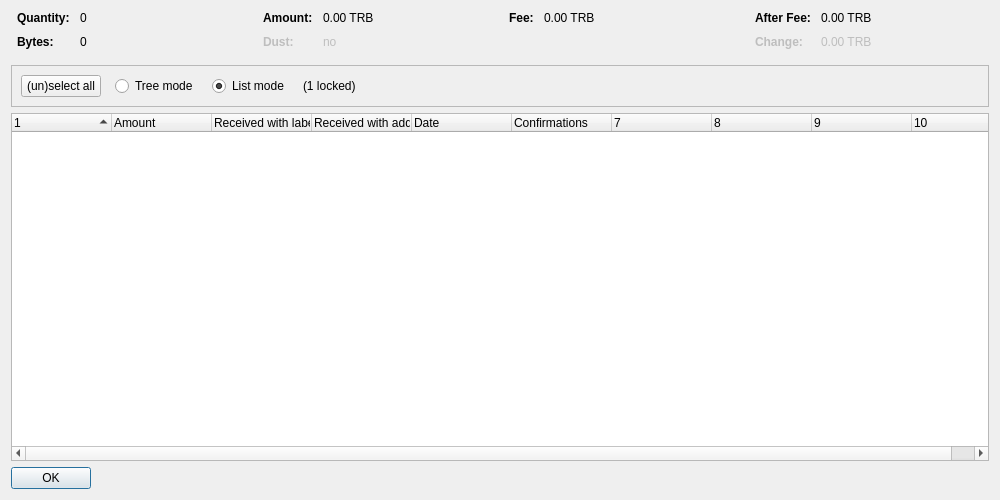
<?xml version="1.0" encoding="UTF-8"?>
<ui version="4.0">
 <class>CoinControlDialog</class>
 <widget class="QDialog" name="CoinControlDialog">
  <property name="geometry">
   <rect>
    <x>0</x>
    <y>0</y>
    <width>1000</width>
    <height>500</height>
   </rect>
  </property>
  <property name="windowTitle">
   <string>Coin Selection</string>
  </property>
  <layout class="QVBoxLayout" name="verticalLayout">
   <item>
    <layout class="QHBoxLayout" name="horizontalLayoutTop" stretch="0,0,0,0">
     <property name="topMargin">
      <number>0</number>
     </property>
     <property name="bottomMargin">
      <number>10</number>
     </property>
     <item>
      <layout class="QFormLayout" name="formLayoutCoinControl1">
       <property name="horizontalSpacing">
        <number>10</number>
       </property>
       <property name="verticalSpacing">
        <number>10</number>
       </property>
       <property name="leftMargin">
        <number>6</number>
       </property>
       <property name="rightMargin">
        <number>6</number>
       </property>
       <item row="0" column="0">
        <widget class="QLabel" name="labelCoinControlQuantityText">
         <property name="font">
          <font>
           <weight>75</weight>
           <bold>true</bold>
          </font>
         </property>
         <property name="text">
          <string>Quantity:</string>
         </property>
        </widget>
       </item>
       <item row="0" column="1">
        <widget class="QLabel" name="labelCoinControlQuantity">
         <property name="cursor">
          <cursorShape>IBeamCursor</cursorShape>
         </property>
         <property name="contextMenuPolicy">
          <enum>Qt::ActionsContextMenu</enum>
         </property>
         <property name="text">
          <string notr="true">0</string>
         </property>
         <property name="textInteractionFlags">
          <set>Qt::LinksAccessibleByMouse|Qt::TextSelectableByKeyboard|Qt::TextSelectableByMouse</set>
         </property>
        </widget>
       </item>
       <item row="1" column="0">
        <widget class="QLabel" name="labelCoinControlBytesText">
         <property name="font">
          <font>
           <weight>75</weight>
           <bold>true</bold>
          </font>
         </property>
         <property name="text">
          <string>Bytes:</string>
         </property>
        </widget>
       </item>
       <item row="1" column="1">
        <widget class="QLabel" name="labelCoinControlBytes">
         <property name="cursor">
          <cursorShape>IBeamCursor</cursorShape>
         </property>
         <property name="contextMenuPolicy">
          <enum>Qt::ActionsContextMenu</enum>
         </property>
         <property name="text">
          <string notr="true">0</string>
         </property>
         <property name="textInteractionFlags">
          <set>Qt::LinksAccessibleByMouse|Qt::TextSelectableByKeyboard|Qt::TextSelectableByMouse</set>
         </property>
        </widget>
       </item>
      </layout>
     </item>
     <item>
      <layout class="QFormLayout" name="formLayoutCoinControl2">
       <property name="horizontalSpacing">
        <number>10</number>
       </property>
       <property name="verticalSpacing">
        <number>10</number>
       </property>
       <property name="leftMargin">
        <number>6</number>
       </property>
       <property name="rightMargin">
        <number>6</number>
       </property>
       <item row="0" column="0">
        <widget class="QLabel" name="labelCoinControlAmountText">
         <property name="font">
          <font>
           <weight>75</weight>
           <bold>true</bold>
          </font>
         </property>
         <property name="text">
          <string>Amount:</string>
         </property>
        </widget>
       </item>
       <item row="0" column="1">
        <widget class="QLabel" name="labelCoinControlAmount">
         <property name="cursor">
          <cursorShape>IBeamCursor</cursorShape>
         </property>
         <property name="contextMenuPolicy">
          <enum>Qt::ActionsContextMenu</enum>
         </property>
         <property name="text">
          <string notr="true">0.00 TRB</string>
         </property>
         <property name="textInteractionFlags">
          <set>Qt::LinksAccessibleByMouse|Qt::TextSelectableByKeyboard|Qt::TextSelectableByMouse</set>
         </property>
        </widget>
       </item>
       <item row="1" column="0">
        <widget class="QLabel" name="labelCoinControlLowOutputText">
         <property name="enabled">
          <bool>false</bool>
         </property>
         <property name="font">
          <font>
           <weight>75</weight>
           <bold>true</bold>
          </font>
         </property>
         <property name="text">
          <string>Dust:</string>
         </property>
        </widget>
       </item>
       <item row="1" column="1">
        <widget class="QLabel" name="labelCoinControlLowOutput">
         <property name="enabled">
          <bool>false</bool>
         </property>
         <property name="cursor">
          <cursorShape>IBeamCursor</cursorShape>
         </property>
         <property name="contextMenuPolicy">
          <enum>Qt::ActionsContextMenu</enum>
         </property>
         <property name="text">
          <string notr="true">no</string>
         </property>
         <property name="textInteractionFlags">
          <set>Qt::LinksAccessibleByMouse|Qt::TextSelectableByKeyboard|Qt::TextSelectableByMouse</set>
         </property>
        </widget>
       </item>
      </layout>
     </item>
     <item>
      <layout class="QFormLayout" name="formLayoutCoinControl3">
       <property name="horizontalSpacing">
        <number>10</number>
       </property>
       <property name="verticalSpacing">
        <number>10</number>
       </property>
       <property name="leftMargin">
        <number>6</number>
       </property>
       <property name="rightMargin">
        <number>6</number>
       </property>
       <item row="0" column="0">
        <widget class="QLabel" name="labelCoinControlFeeText">
         <property name="font">
          <font>
           <weight>75</weight>
           <bold>true</bold>
          </font>
         </property>
         <property name="text">
          <string>Fee:</string>
         </property>
        </widget>
       </item>
       <item row="0" column="1">
        <widget class="QLabel" name="labelCoinControlFee">
         <property name="cursor">
          <cursorShape>IBeamCursor</cursorShape>
         </property>
         <property name="contextMenuPolicy">
          <enum>Qt::ActionsContextMenu</enum>
         </property>
         <property name="text">
          <string notr="true">0.00 TRB</string>
         </property>
         <property name="textInteractionFlags">
          <set>Qt::LinksAccessibleByMouse|Qt::TextSelectableByKeyboard|Qt::TextSelectableByMouse</set>
         </property>
        </widget>
       </item>
      </layout>
     </item>
     <item>
      <layout class="QFormLayout" name="formLayoutCoinControl4">
       <property name="horizontalSpacing">
        <number>10</number>
       </property>
       <property name="verticalSpacing">
        <number>10</number>
       </property>
       <property name="leftMargin">
        <number>6</number>
       </property>
       <property name="rightMargin">
        <number>6</number>
       </property>
       <item row="0" column="0">
        <widget class="QLabel" name="labelCoinControlAfterFeeText">
         <property name="font">
          <font>
           <weight>75</weight>
           <bold>true</bold>
          </font>
         </property>
         <property name="text">
          <string>After Fee:</string>
         </property>
        </widget>
       </item>
       <item row="0" column="1">
        <widget class="QLabel" name="labelCoinControlAfterFee">
         <property name="cursor">
          <cursorShape>IBeamCursor</cursorShape>
         </property>
         <property name="contextMenuPolicy">
          <enum>Qt::ActionsContextMenu</enum>
         </property>
         <property name="text">
          <string notr="true">0.00 TRB</string>
         </property>
         <property name="textInteractionFlags">
          <set>Qt::LinksAccessibleByMouse|Qt::TextSelectableByKeyboard|Qt::TextSelectableByMouse</set>
         </property>
        </widget>
       </item>
       <item row="1" column="0">
        <widget class="QLabel" name="labelCoinControlChangeText">
         <property name="enabled">
          <bool>false</bool>
         </property>
         <property name="font">
          <font>
           <weight>75</weight>
           <bold>true</bold>
          </font>
         </property>
         <property name="text">
          <string>Change:</string>
         </property>
        </widget>
       </item>
       <item row="1" column="1">
        <widget class="QLabel" name="labelCoinControlChange">
         <property name="enabled">
          <bool>false</bool>
         </property>
         <property name="cursor">
          <cursorShape>IBeamCursor</cursorShape>
         </property>
         <property name="contextMenuPolicy">
          <enum>Qt::ActionsContextMenu</enum>
         </property>
         <property name="text">
          <string notr="true">0.00 TRB</string>
         </property>
         <property name="textInteractionFlags">
          <set>Qt::LinksAccessibleByMouse|Qt::TextSelectableByKeyboard|Qt::TextSelectableByMouse</set>
         </property>
        </widget>
       </item>
      </layout>
     </item>
    </layout>
   </item>
   <item>
    <widget class="QFrame" name="frame">
     <property name="minimumSize">
      <size>
       <width>0</width>
       <height>40</height>
      </size>
     </property>
     <property name="frameShape">
      <enum>QFrame::StyledPanel</enum>
     </property>
     <property name="frameShadow">
      <enum>QFrame::Sunken</enum>
     </property>
     <layout class="QHBoxLayout" name="horizontalLayout">
      <item>
       <layout class="QHBoxLayout" name="horizontalLayoutPanel" stretch="0,0,0,0,0">
        <property name="spacing">
         <number>14</number>
        </property>
        <item>
         <widget class="QPushButton" name="pushButtonSelectAll">
          <property name="sizePolicy">
           <sizepolicy hsizetype="Maximum" vsizetype="Fixed">
            <horstretch>0</horstretch>
            <verstretch>0</verstretch>
           </sizepolicy>
          </property>
          <property name="text">
           <string>(un)select all</string>
          </property>
          <property name="autoDefault">
           <bool>false</bool>
          </property>
         </widget>
        </item>
        <item>
         <widget class="QRadioButton" name="radioTreeMode">
          <property name="sizePolicy">
           <sizepolicy hsizetype="Maximum" vsizetype="Fixed">
            <horstretch>0</horstretch>
            <verstretch>0</verstretch>
           </sizepolicy>
          </property>
          <property name="text">
           <string>Tree mode</string>
          </property>
         </widget>
        </item>
        <item>
         <widget class="QRadioButton" name="radioListMode">
          <property name="sizePolicy">
           <sizepolicy hsizetype="Maximum" vsizetype="Fixed">
            <horstretch>0</horstretch>
            <verstretch>0</verstretch>
           </sizepolicy>
          </property>
          <property name="text">
           <string>List mode</string>
          </property>
          <property name="checked">
           <bool>true</bool>
          </property>
         </widget>
        </item>
        <item>
         <widget class="QLabel" name="labelLocked">
          <property name="text">
           <string notr="true">(1 locked)</string>
          </property>
         </widget>
        </item>
        <item>
         <spacer name="horizontalSpacer">
          <property name="orientation">
           <enum>Qt::Horizontal</enum>
          </property>
          <property name="sizeHint" stdset="0">
           <size>
            <width>40</width>
            <height>20</height>
           </size>
          </property>
         </spacer>
        </item>
       </layout>
      </item>
     </layout>
    </widget>
   </item>
   <item>
    <widget class="CoinControlTreeWidget" name="treeWidget">
     <property name="contextMenuPolicy">
      <enum>Qt::CustomContextMenu</enum>
     </property>
     <property name="sortingEnabled">
      <bool>false</bool>
     </property>
     <property name="columnCount">
      <number>10</number>
     </property>
     <attribute name="headerShowSortIndicator" stdset="0">
      <bool>true</bool>
     </attribute>
     <attribute name="headerStretchLastSection">
      <bool>false</bool>
     </attribute>
     <column>
      <property name="text">
       <string/>
      </property>
     </column>
     <column>
      <property name="text">
       <string>Amount</string>
      </property>
     </column>
     <column>
      <property name="text">
       <string>Received with label</string>
      </property>
     </column>
     <column>
      <property name="text">
       <string>Received with address</string>
      </property>
     </column>
     <column>
      <property name="text">
       <string>Date</string>
      </property>
     </column>
     <column>
      <property name="text">
       <string>Confirmations</string>
      </property>
      <property name="toolTip">
       <string>Confirmed</string>
      </property>
     </column>
     <column>
      <property name="text">
       <string/>
      </property>
     </column>
     <column>
      <property name="text">
       <string/>
      </property>
     </column>
     <column>
      <property name="text">
       <string/>
      </property>
     </column>
     <column>
      <property name="text">
       <string/>
      </property>
     </column>
    </widget>
   </item>
   <item>
    <widget class="QDialogButtonBox" name="buttonBox">
     <property name="sizePolicy">
      <sizepolicy hsizetype="Maximum" vsizetype="Fixed">
       <horstretch>0</horstretch>
       <verstretch>0</verstretch>
      </sizepolicy>
     </property>
     <property name="orientation">
      <enum>Qt::Horizontal</enum>
     </property>
     <property name="standardButtons">
      <set>QDialogButtonBox::Ok</set>
     </property>
    </widget>
   </item>
  </layout>
 </widget>
 <customwidgets>
  <customwidget>
   <class>CoinControlTreeWidget</class>
   <extends>QTreeWidget</extends>
   <header>coincontroltreewidget.h</header>
  </customwidget>
 </customwidgets>
 <resources/>
 <connections/>
</ui>
